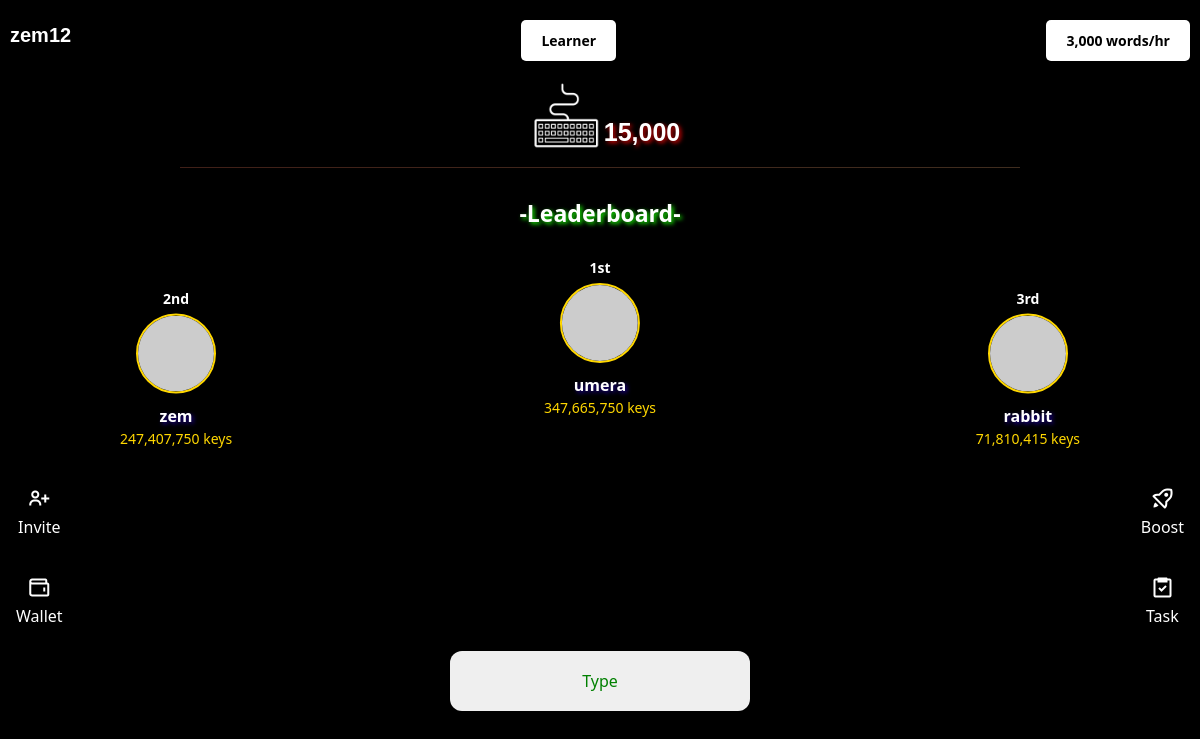
Screenshot of / (signed in) with the database file from the repository.
### Cgame/models.py (models this page shows, shortened)
class CustomUser(AbstractBaseUser, PermissionsMixin):
    username = models.CharField(max_length=150, unique=True)
    email = models.EmailField(unique=True)
    is_active = models.BooleanField(default=True)
    is_admin = models.BooleanField(default=False)
    is_superuser = models.BooleanField(default=False)
    is_staff = models.BooleanField(default=False)
    USERNAME_FIELD = 'email'
    REQUIRED_FIELDS = ['username']  # Fields required for creating a superuser
    objects = CustomUserManager()
    def __str__(self):
        return self.username

class Mining(models.Model):
    user = models.OneToOneField('CustomUser', on_delete=models.CASCADE, related_name="mining")
    speed = models.PositiveIntegerField(default=3000, blank=True, null=True)  # Default mining speed

class Counter(models.Model):
    user = models.OneToOneField('CustomUser', on_delete=models.CASCADE, related_name="counter")
    value = models.PositiveBigIntegerField(default=0)

### Cgame/views.py (the view)
# urls.py: 2. Add a URL to urlpatterns:  path('', views.home, name='home')
@login_required
def home(request):
    mining_speed = request.user.mining.speed
    counter = request.user.counter
    user_balance = request.user.counter.value
    level = "Learner"
    if user_balance > 15000000:
        level = "newbie"
    if user_balance >= 24000000 :
        level = "Amature"
    if user_balance >= 100000000:
        level = "Pro"
    if user_balance >= 500000000:
        level = "Elite"
    players = Counter.objects.all().order_by('-value')[:3]  # Get top 10
    leaderboard = []
    if len(players) > 0:
        leaderboard.append({
            'rank': 1,
            'username': players[0].user.username,
            'balance': players[0].value
        })
    if len(players) > 1:
        leaderboard.append({
            'rank': 2,
            'username': players[1].user.username,
            'balance': players[1].value
        })
    if len(players) > 2:
        leaderboard.append({
            'rank': 3,
            'username': players[2].user.username,
            'balance': players[2].value
        })
    return render(request, 'pain.html', {'counter': counter,'mining_speed': mining_speed, 'level':level, 'leaderboard': leaderboard})

### Cgame/templates/pain.html (shortened to what this page needs)
{% load static %}
{% load humanize %}
<!DOCTYPE html>
<html lang="en">
<head>
    <link href="{% static 'css/bootstrap.min.css' %}" rel="stylesheet">
    <link rel="stylesheet" href="{% static 'css/boxicons.min.css' %}">
</head>
<body>
    <div class="app-container">
        <div class="top-row">
            <span class="username" style="font-family: arial;">{{request.user}}</span>
            <button class="top-button-2">{{level}}</button>
            <button class="top-button">{{request.user.mining.speed | intcomma}} words/hr</i></button>
        </div>
            <div class="counter-container">
              <img src="{% static 'images/header.png'%}" width="100" height="100" alt="Key Image">
              <span id="counter-value" class="balance">{{ counter.value | intcomma}}</span>
            </div>
    <p class="leaderboard-text">-Leaderboard-</p>
    <div class="leaderboard-container">
        <div class="participant first-place" style="left: 50%;">
            <div class="rank">1st</div>
            <img src="https://via.placeholder.com/80" alt="First Place">
            <div class="name">{{ leaderboard.0.username }}</div>
            <div class="score">{{ leaderboard.0.balance|intcomma }} keys</div>
        </div>
        <div class="participant second-place">
            <div class="rank">2nd</div>
            <img src="https://via.placeholder.com/80" alt="Second Place">
            <div class="name">{{ leaderboard.1.username }}</div>
            <div class="score">{{ leaderboard.1.balance|intcomma }} keys</div>
        </div>
        <div class="participant third-place">
            <div class="rank">3rd</div>
            <img src="https://via.placeholder.com/80" alt="Third Place">
            <div class="name">{{ leaderboard.2.username }}</div>
            <div class="score">{{ leaderboard.2.balance|intcomma }} keys</div>
        </div>
    </div>
        <div class="avatar-lists">
            <div class="avatar-list avatar-list-left">
                <button>
                    <a href="send-invite"><i class="bx bx-user-plus"></i></a>
                    <span>Invite</span>
                </button>
                <button>
                    <a href="wallet"><i class="bx bx-wallet"></i></a>
                    <span>Wallet</span>
                </button>
            </div>
            <div class="avatar-list avatar-list-right">
                <button>
                    <a href="boost/"><i class="bx bx-rocket"></i></a>
                    <span>Boost</span>
                </button>
                <button>
                    <a href="task"><i class="bx bx-task"></i></a>
                    <span>Task</span>
                </button>
            </div>
        </div>
        <div class="typing-box">
            <form id="counter-form" method="post" action="{% url 'increment_counter' %}">
                <button type="submit" class="mine-btn" id="mine-btn-js">Type</button>
            </form>
        </div>
    </div>
</body>
</html>

### Cgame/templates/pain.html (style rules this page uses)
a { text-decoration: none; font-weight: bold; color: white; font-size: 16px; }
.balance { text-align: center; font-weight: bolder; font-size: 30px; font-family: Verdana, Geneva, Tahoma, sans-serif; }
body { background-color:black; color: white; margin: 0; padding: 0; overflow: hidden; }
.app-container { height: 100vh; display: flex; flex-direction: column; }
.typing-box { height: 10%; border-radius: 10px; color: white; text-align: center; display: flex; align-items: center; justify-content: center; margin: 10px 15px; }
.bx { font-size: 24px; }
.username { font-size: 20px; font-weight: bold; color: white; }
.top-button { padding: 10px 20px; font-size: 14px; background-color:rgb(255, 255, 255); color: rgb(0, 0, 0); font-weight: bold; border: none; border-radius: 5px; cursor: pointer; display:inline-block; }
.top-button-2 { padding: 10px 20px; font-size: 14px; background-color:rgb(255, 255, 255); color: rgb(0, 0, 0); border: none; border-radius: 5px; cursor: pointer; font-weight: bold; margin-right:-20px; }
.mine-btn { width: 300px; height: 60px; margin-bottom: 120px; margin-top: -80px; border-style: none; font-size: 100%; color:green; border-radius: 12px; position: relative; }
.counter-container { height:5%; display: flex; align-items: center; justify-content: center; margin-top:36px; }
.counter-container img { width: 100px; height: 100px; margin-right: -16px; }
.counter-container span { margin-top:10px; font-size: 25px; line-height: 100px; color:white; text-shadow: 2px 2px 4px rgba(230, 5, 5, 0.932); }
.top-row { display: flex; justify-content: space-between; width: 100%; padding: 10px; box-sizing: border-box; margin-top:10px; }
.avatar-lists { flex: 1; display: flex; justify-content: space-between; position: relative; }
.avatar-list { position: absolute; top: 80%; transform: translateY(-150%); display: flex; flex-direction: column; gap: 35px; }
.avatar-list-left { left: 10px; }
.avatar-list-right { right: 10px; }
.avatar-list button { color: white; background: none; border: none; display: flex; flex-direction: column; align-items: center; justify-content: center; }
.leaderboard-text { text-align: center; font-size:23px; font-weight:bold; margin-top:8px; text-shadow: 2px 2px 4px rgba(23, 255, 2, 0.932); }
.leaderboard-container { height: 100%; display: flex; flex-direction: column; align-items: center; justify-content: center; position: relative; margin-top: -100px; }
.participant { position: absolute; display: flex; flex-direction: column; align-items: center; }
.participant img { width: 80px; height: 80px; border-radius: 50%; border: 2px solid #FFD700; margin-bottom: 10px; }
.participant .rank { font-size: 14px; font-weight: bold; margin-bottom: 5px; text-shadow: 2px 2px 4px rgba(0, 0, 0, 0.932); }
.participant .name { font-size: 16px; font-weight: bold; text-shadow: 2px 2px 4px rgba(29, 0, 156, 0.932); }
.participant .score { font-size: 14px; color: #FFD700; }
.first-place { top: 20%; transform: translateX(-50%); }
.second-place { top: 40%; left: 10%; transform: translateY(-50%); }
.third-place { top: 40%; right: 10%; transform: translateY(-50%); }

### rows the page displays
CustomUser: user "zem12", user.mining.speed "3,000"
Counter: value "15,000"
CustomUser: username "umera"
CustomUser: username "zem"
CustomUser: username "rabbit"

### other values shown
{{ level }} "Learner"
{{ leaderboard.0.balance|intcomma }} "347,665,750"
{{ leaderboard.1.balance|intcomma }} "247,407,750"
{{ leaderboard.2.balance|intcomma }} "71,810,415"
